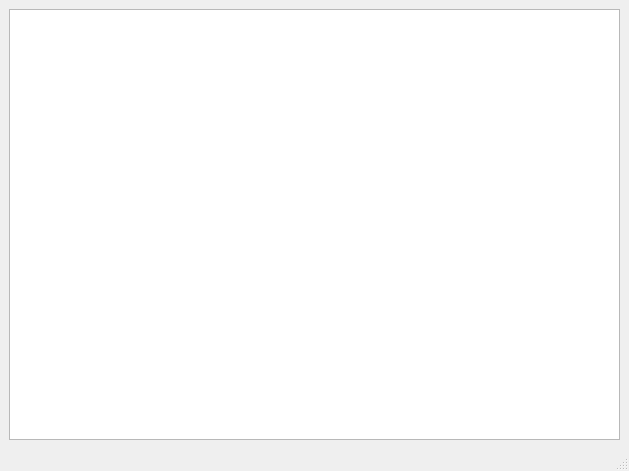
<?xml version="1.0" encoding="UTF-8"?>
<ui version="4.0">
 <class>MainWindow</class>
 <widget class="QMainWindow" name="MainWindow">
  <property name="geometry">
   <rect>
    <x>0</x>
    <y>0</y>
    <width>629</width>
    <height>471</height>
   </rect>
  </property>
  <property name="windowTitle">
   <string>分析过程</string>
  </property>
  <widget class="QWidget" name="centralwidget">
   <layout class="QGridLayout" name="gridLayout">
    <item row="0" column="0">
     <widget class="QTextEdit" name="textEdit">
      <property name="lineWrapMode">
       <enum>QTextEdit::NoWrap</enum>
      </property>
      <property name="readOnly">
       <bool>true</bool>
      </property>
     </widget>
    </item>
   </layout>
  </widget>
  <widget class="QMenuBar" name="menubar">
   <property name="geometry">
    <rect>
     <x>0</x>
     <y>0</y>
     <width>629</width>
     <height>22</height>
    </rect>
   </property>
  </widget>
  <widget class="QStatusBar" name="statusbar"/>
 </widget>
 <resources/>
 <connections/>
</ui>
